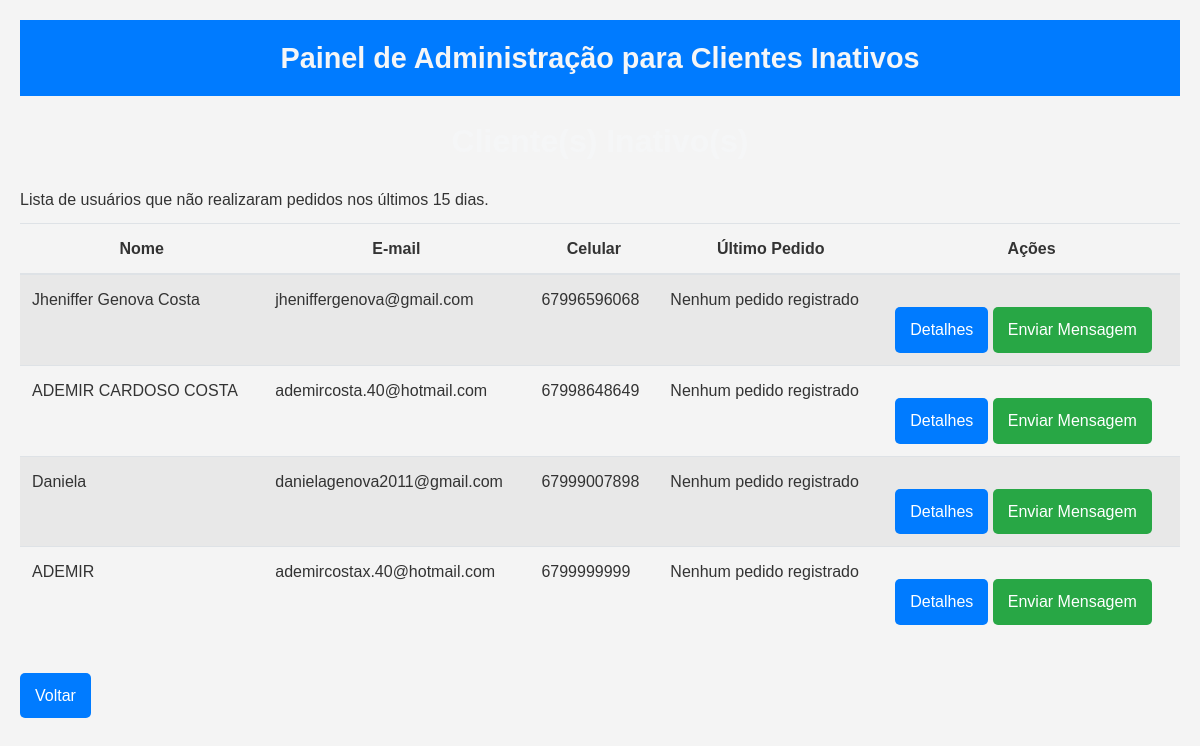
/admin/usuarios_inativos (signed in), run on an earlier commit of the app's database.
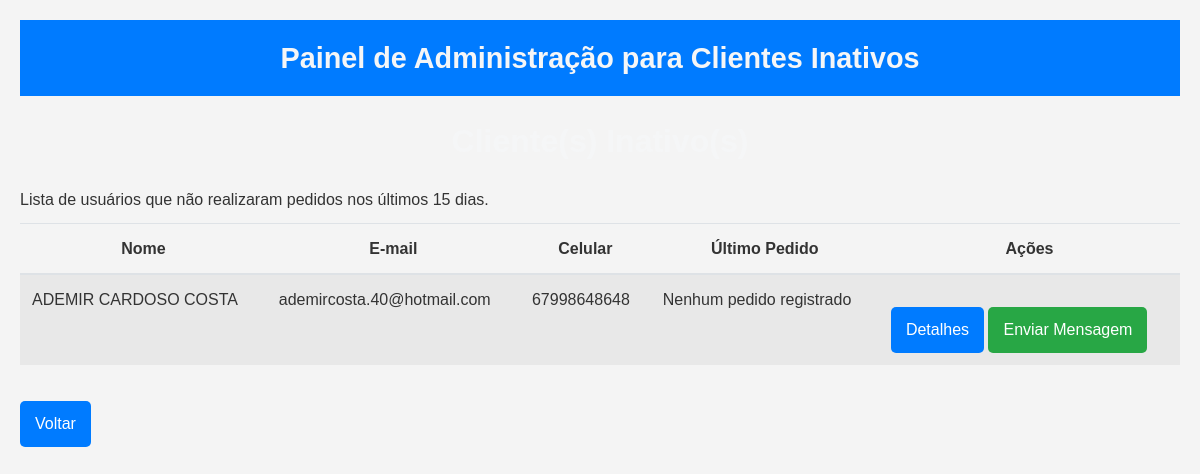
And on a later commit of the database.
### app.py (models this page shows, shortened)
class Usuario(db.Model, UserMixin):
    id = db.Column(db.Integer, primary_key=True)
    nome = db.Column(db.String(100), nullable=False)
    email = db.Column(db.String(100), unique=True, nullable=False)
    celular = db.Column(db.String(20), unique=True, nullable=False)
    senha_hash = db.Column(db.String(255), nullable=False)
    cep = db.Column(db.String(10), nullable=False)
    logradouro = db.Column(db.String(255), nullable=False)
    numero = db.Column(db.String(20), nullable=False)
    complemento = db.Column(db.String(100))
    bairro = db.Column(db.String(100), nullable=False)
    cidade = db.Column(db.String(100), nullable=False)
    estado = db.Column(db.String(2), nullable=False)
    is_admin = db.Column(db.Boolean, default=False)  # Campo obrigatório
    data_registro = db.Column(db.DateTime, default=datetime.utcnow)  # Data de registro
    ultimo_pedido = db.Column(db.DateTime)  # Data do último pedido
    itens_pedidos = db.Column(db.String(255))  # Itens pedidos (pode ser ajustado para um relacionamento com outra tabela)

### app.py (the view)
@app.route('/admin/usuarios_inativos')
@login_required
def usuarios_inativos():
    if not current_user.is_admin:
        return redirect(url_for('index'))
    data_limite = datetime.utcnow() - timedelta(days=15)
    usuarios_inativos = (
        Usuario.query
        .outerjoin(Pedido, Usuario.id == Pedido.usuario_id)  # Junção com a tabela de pedidos
        .filter(
            (Pedido.data_pedido == None) | (Pedido.data_pedido < data_limite)  # Sem pedidos ou último pedido > 30 dias
        )
        .distinct()  # Remove duplicatas
        .all()
    )
    return render_template('usuarios_inativos.html', usuarios=usuarios_inativos)

### app.py (called while the page is built)
@login_manager.user_loader
def load_user(user_id):
    return Usuario.query.get(int(user_id))

@app.context_processor
def inject_datetime():
    cuiaba_tz = pytz.timezone('America/Cuiaba')
    return {
        'datetime': datetime,
        'timedelta': timedelta,
        'now_in_cuiaba': lambda: datetime.now(cuiaba_tz)  # Data atual em Cuiabá
    }

### templates/usuarios_inativos.html (shortened to what this page needs)
<!DOCTYPE html>
<html lang="pt-br">
<head>
</head>
<body>
    <header>
        <h1>Painel de Administração para Clientes Inativos</h1>
    </header>
{% block content %}
<h1>Cliente(s) Inativo(s)</h1>
<p>Lista de usuários que não realizaram pedidos nos últimos 15 dias.</p>
<table class="table table-striped">
    <thead>
        <tr>
            <th>Nome</th>
            <th>E-mail</th>
            <th>Celular</th>
            <th>Último Pedido</th>
            <th>Ações</th>
        </tr>
    </thead>
    <tbody>
        {% for usuario in usuarios %}
        <tr>
            <td>{{ usuario.nome }}</td>
            <td>{{ usuario.email }}</td>
            <td>{{ usuario.celular }}</td>
            <td>
                {% if usuario.ultimo_pedido %}
                    {{ usuario.ultimo_pedido.strftime('%d/%m/%Y %H:%M') }}
                {% else %}
                    Nenhum pedido registrado
                {% endif %}
            </td>
            <td>
                <a href="{{ url_for('admin_usuarios', user_id=usuario.id) }}" class="btn btn-info btn-sm">Detalhes</a>
                {% if usuario.celular %}
                    {% set whatsapp_message = "Olá " ~ usuario.nome ~ ", estamos sentindo sua falta em fazer seu pedido! Seu último pedido foi em " ~ (usuario.ultimo_pedido.strftime('%d/%m/%Y') if usuario.ultimo_pedido else 'não registrado') ~ ". Venha nos visitar novamente!" %}
                    <a href="https://wa.me/+55{{ usuario.celular|replace('-', '')|replace(' ', '') }}?text={{ whatsapp_message|urlencode }}" target="_blank" class="btn btn-success btn-sm">
                        Enviar Mensagem
                    </a>
                {% else %}
                    <span class="btn btn-secondary btn-sm disabled">Sem Celular</span>
                {% endif %}
            </td>
        </tr>
        {% endfor %}
    </tbody>
</table>
<a href="{{ url_for('admin_usuarios') }}" class="btn btn-secondary">Voltar</a>
{% endblock %}

What changed in the data, as far as the page shows it:
removed Usuario: nome "Jheniffer Genova Costa", email "jheniffergenova@gmail.com", celular "67996596068", shows "Nenhum pedido registrado"
removed Usuario: nome "Daniela", email "danielagenova2011@gmail.com", celular "67999007898", shows "Nenhum pedido registrado"
removed Usuario: nome "ADEMIR", email "ademircostax.40@hotmail.com", celular "6799999999", shows "Nenhum pedido registrado"
changed Usuario "ADEMIR CARDOSO COSTA": celular "67998648649" → "67998648648"
